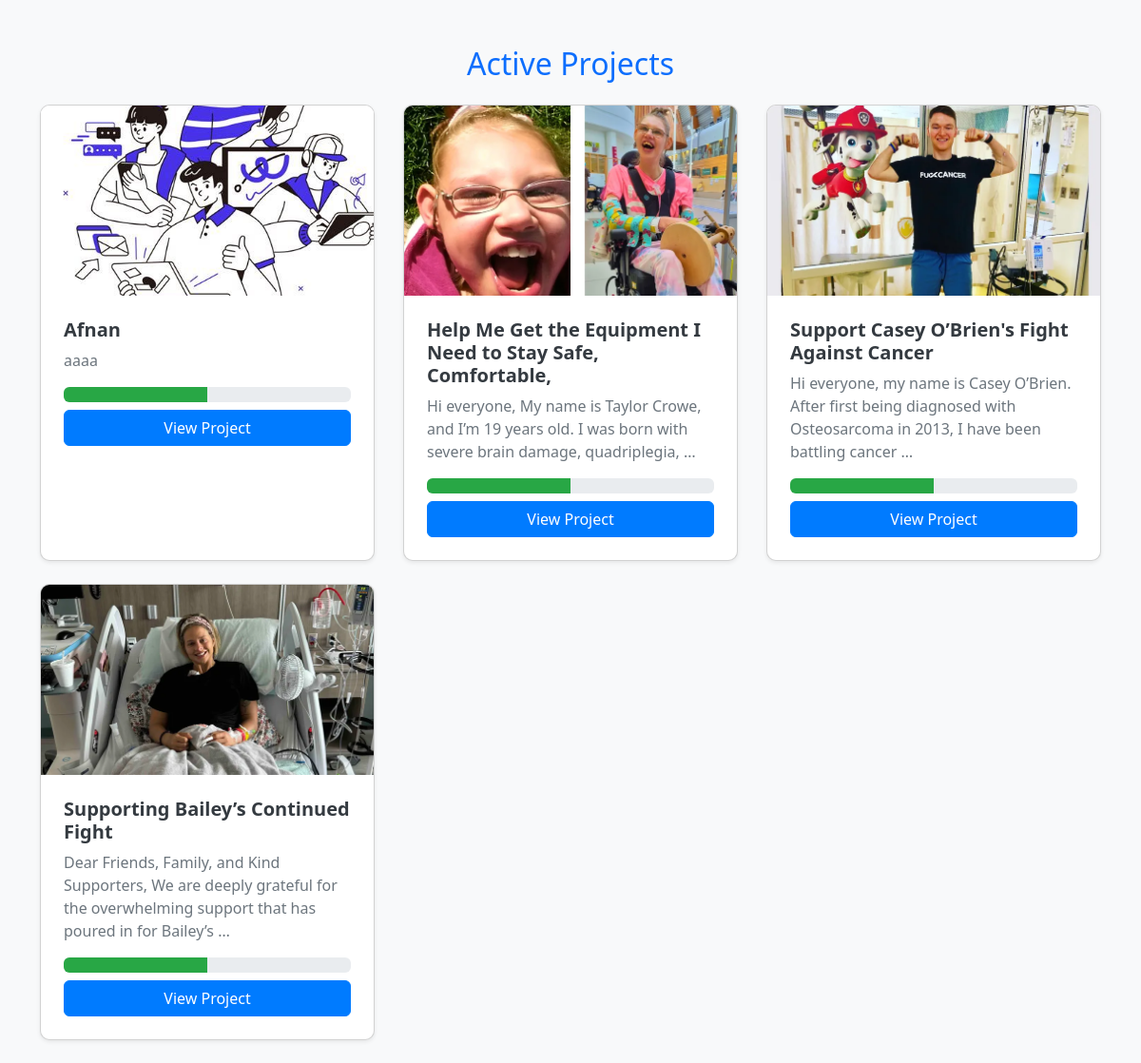
Screenshot of /founding/projectlist/ with the database file from the repository.
### founding/models.py (models this page shows, shortened)
class Project(models.Model):
    title = models.CharField(max_length=200)
    details = models.TextField()
    category = models.ForeignKey(Category, on_delete=models.CASCADE, default=1)
    pictures = models.ImageField(upload_to='project_images/', blank=True, null=True)
    total_target = models.DecimalField(max_digits=10, decimal_places=2)
    tags = models.CharField(max_length=200, help_text="Comma-separated tags")
    start_time = models.DateTimeField(default=timezone.now)
    end_time = models.DateTimeField()
    is_active = models.BooleanField(default=True)

### founding/views.py (the view)
# urls.py: path('projectlist/', views.project_list, name='project_list'),
def project_list(request):
    projects = Project.objects.filter(is_active=True)
    return render(request, 'founding/project_list.html', {'projects': projects})

### founding/templates/founding/project_list.html (shortened to what this page needs)
<!DOCTYPE html>
<html lang="en">
<head>
    <link href="https://cdn.jsdelivr.net/npm/bootstrap@5.3.3/dist/css/bootstrap.min.css" rel="stylesheet">
</head>
<body>
    <div class="container mt-5">
        <h2 class="mb-4 text-center text-primary">Active Projects</h2>
        <div class="row">
            {% for project in projects %}
            <div class="col-md-4 mb-4">
                <div class="card shadow-sm card-container">
                    <img src="{{ project.pictures.url }}" class="card-img-top" alt="{{ project.title }}">
                    <div class="card-body card-wrapper">
                        <h5 class="card-title">{{ project.title }}</h5>
                        <p class="card-text">{{ project.details|truncatewords:20 }}</p>
                        <div class="progress mb-2">
                            <div class="progress-bar" role="progressbar" style="width: 50%;" aria-valuenow="50" aria-valuemin="0" aria-valuemax="100"></div>
                        </div>
                        <div class="mt-auto">
                            <a href="{% url 'project_detail' project.pk %}" class="btn btn-primary w-100">View Project</a>
                        </div>
                    </div>
                </div>
            </div>
            {% endfor %}
        </div>
    </div>
</body>
</html>

### founding/templates/founding/project_list.html (style rules this page uses)
body { background-color: #f8f9fa; }
.card { border-radius: 10px; overflow: hidden; display: flex; flex-direction: column; height: 100%; }
.card-img-top { height: 200px; object-fit: cover; }
.card-body { padding: 1.5rem; flex: 1; }
.card-title { font-weight: 600; color: #343a40; }
.card-text { color: #6c757d; }
.btn-primary { background-color: #007bff; border-color: #007bff; transition: background-color 0.3s; }
.progress-bar { background-color: #28a745; }
.row { margin-left: -15px; margin-right: -15px; }
.col-md-4 { padding-left: 15px; padding-right: 15px; }

### rows the page displays
Project: pictures (picture), title "Afnan", details "aaaa"
Project: pictures (picture), title "Help Me Get the Equipment I Need to Stay Safe, Comfortable,", details "Hi everyone, My name is Taylor Crowe, and I’m 19 years old. I was born with severe brain damage, quadriplegia, …"
Project: pictures (picture), title "Support Casey O’Brien's Fight Against Cancer", details "Hi everyone, my name is Casey O’Brien. After first being diagnosed with Osteosarcoma in 2013, I have been battling cancer …"
Project: pictures (picture), title "Supporting Bailey’s Continued Fight", details "Dear Friends, Family, and Kind Supporters, We are deeply grateful for the overwhelming support that has poured in for Bailey’s …"
